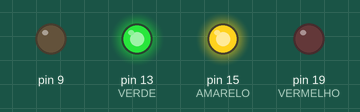
Simulated run of this sketch. Board: Arduino Uno, built with avr-gcc and run on an emulated ATmega328P. Parts: output pins drawn as LEDs (lit = HIGH).

Above: at 0.2 s.
At 1.7 s:
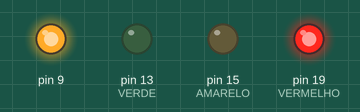
Timing chart, 0 to 3.0 s (numbered marks = the images above):
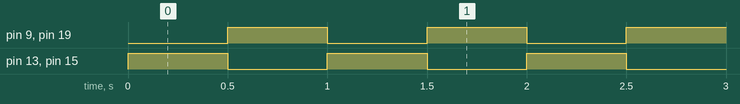

The sketch:

Aula_27-02-2025.ino
```cpp
#define VERMELHO PC5
#define AMARELO PC1
#define VERDE PB5
int main(){

  DDRD = DDRD | 0; //TODOS OS PINOS DO PORTD COMO ENTRADAS
  DDRB = DDRB | 0b00100010;//PB1 E PB5 COMO SAÍDAS
  DDRC = DDRC | 0b00100010;//PC1 E PC5 COMO SAÍDAS

  while(1){
    PORTB = 0b00100000;
    PORTC = 0b00000010;
    _delay_ms(500);
    PORTC = 0b00100000;
    PORTB = 0b00000010;
    _delay_ms(500);
  }

}
```

Measured:
- by itself, pin 9, pin 13 (VERDE), pin 15 (AMARELO), pin 19 (VERMELHO): alternates HIGH for 0.50 s and LOW for 0.50 s
